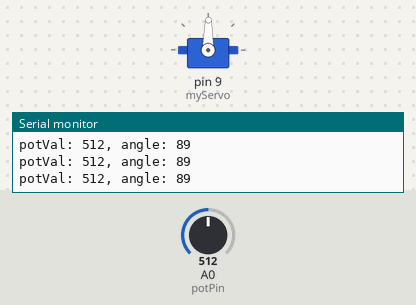
Bench run of a sketch on a simulated Arduino Uno, built with avr-gcc and run on an emulated ATmega328P. Parts: servo, the last lines printed to the serial monitor. Inputs (shaded band) come from the test bench; at power-on: A0 (potPin) = 512.

Above: at 1.2 s.
1.3 s: A0 (potPin) set to 564
At 2.2 s:
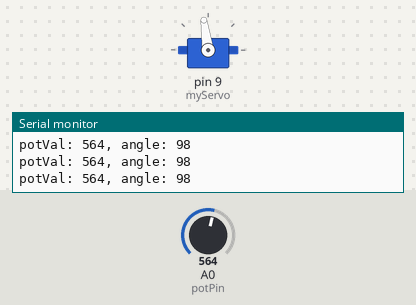
4.3 s: A0 (potPin) set to 579
At 5.2 s:
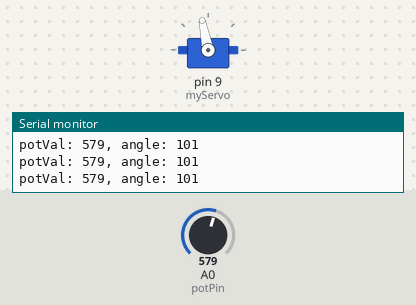
5.8 s: A0 (potPin) set to 306
At 6.9 s:
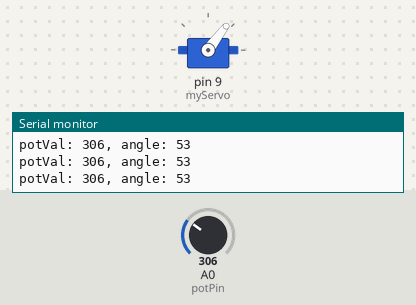
7.3 s: A0 (potPin) set to 108
At 8.0 s:
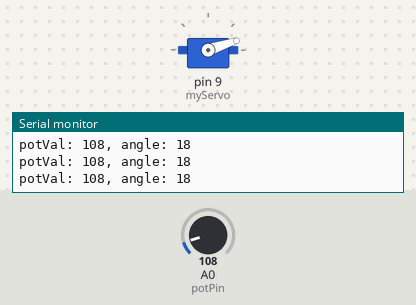
8.8 s: A0 (potPin) set to 92
At 9.9 s:
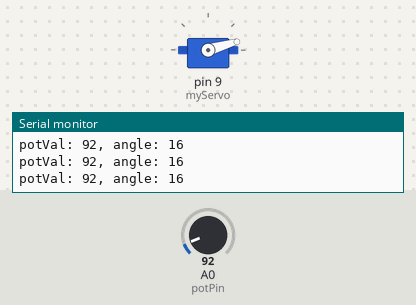
11.8 s: A0 (potPin) set to 122
At 13.1 s:
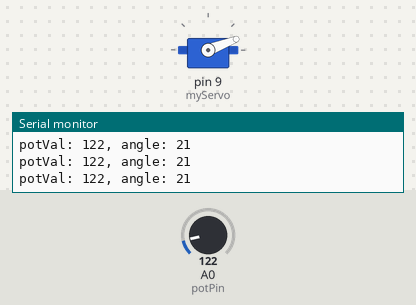
Timing chart, 0 to 14.3 s (numbered marks = the images above; inputs shaded):
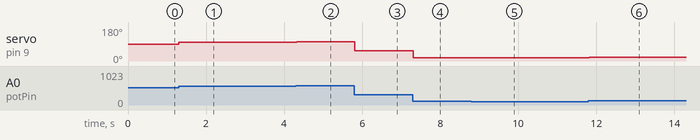

Measured:
- after the input at 1.3 s, servo on pin 9 (myServo): 89° → 98° at once
- after the input at 4.3 s, servo on pin 9 (myServo): 98° → 101° at once
- after the input at 5.8 s, servo on pin 9 (myServo): 101° → 53° at once
- after the input at 7.3 s, servo on pin 9 (myServo): 53° → 18° at once
- after the input at 8.8 s, servo on pin 9 (myServo): 18° → 16° at once
- after the input at 11.8 s, servo on pin 9 (myServo): 16° → 21° at once

The sketch:

MoodCue.ino
```cpp
#include <Servo.h>
Servo myServo;
const int potPin = A0;
int potVal;
int angle;

// the setup function runs once when you press reset or power the board
void setup() {
    myServo.attach(9);
    Serial.begin(9600);
}

// the loop function runs over and over again forever
void loop() {
    potVal = analogRead(potPin);

    Serial.print("potVal: ");
    Serial.print(potVal);

    angle = map(potVal, 0, 1023, 0, 179);
    Serial.print(", angle: ");
    Serial.println(angle);

    myServo.write(angle);
    delay(20);
}
```
